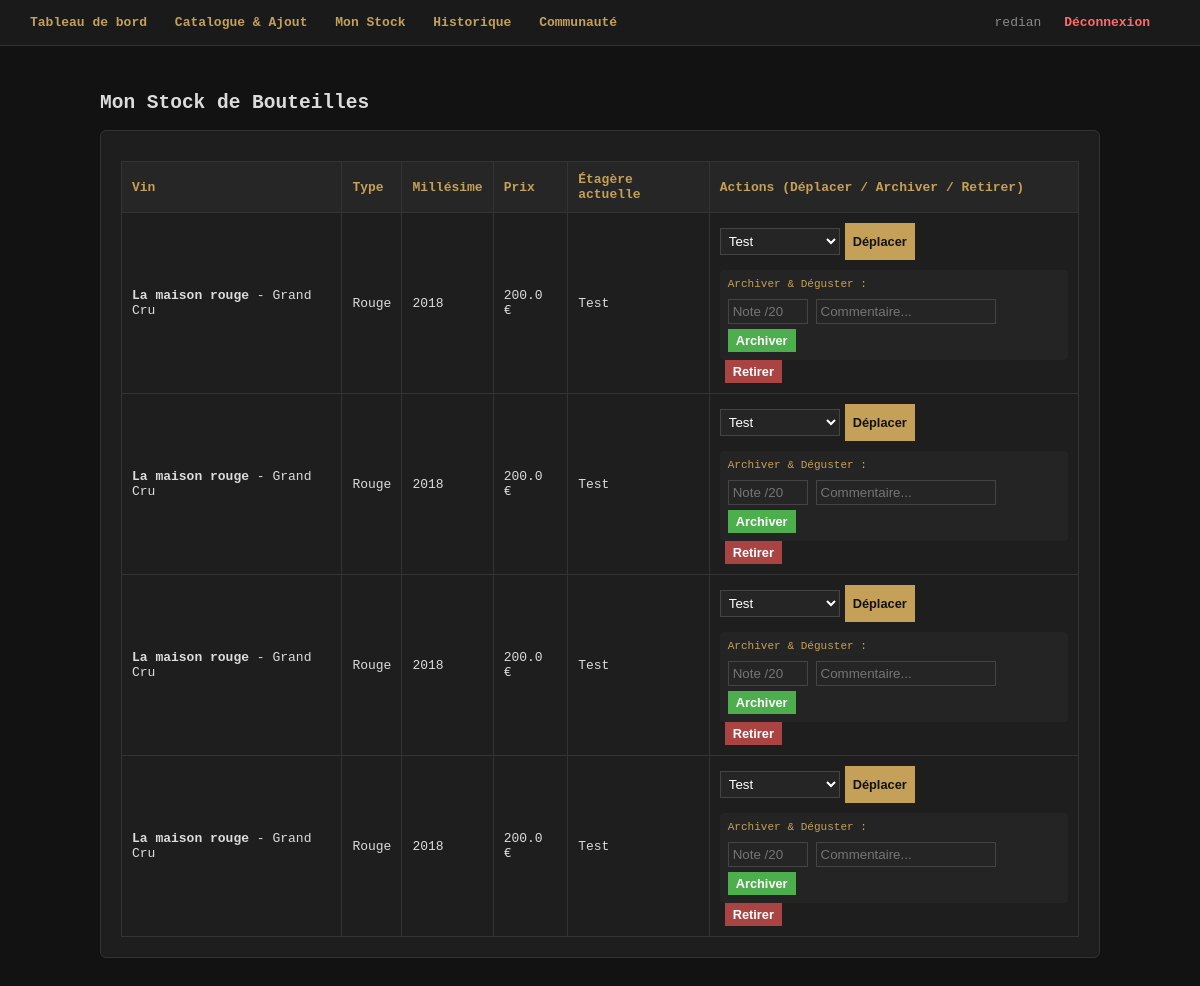
Page /stock (signed in) on the earlier database version.
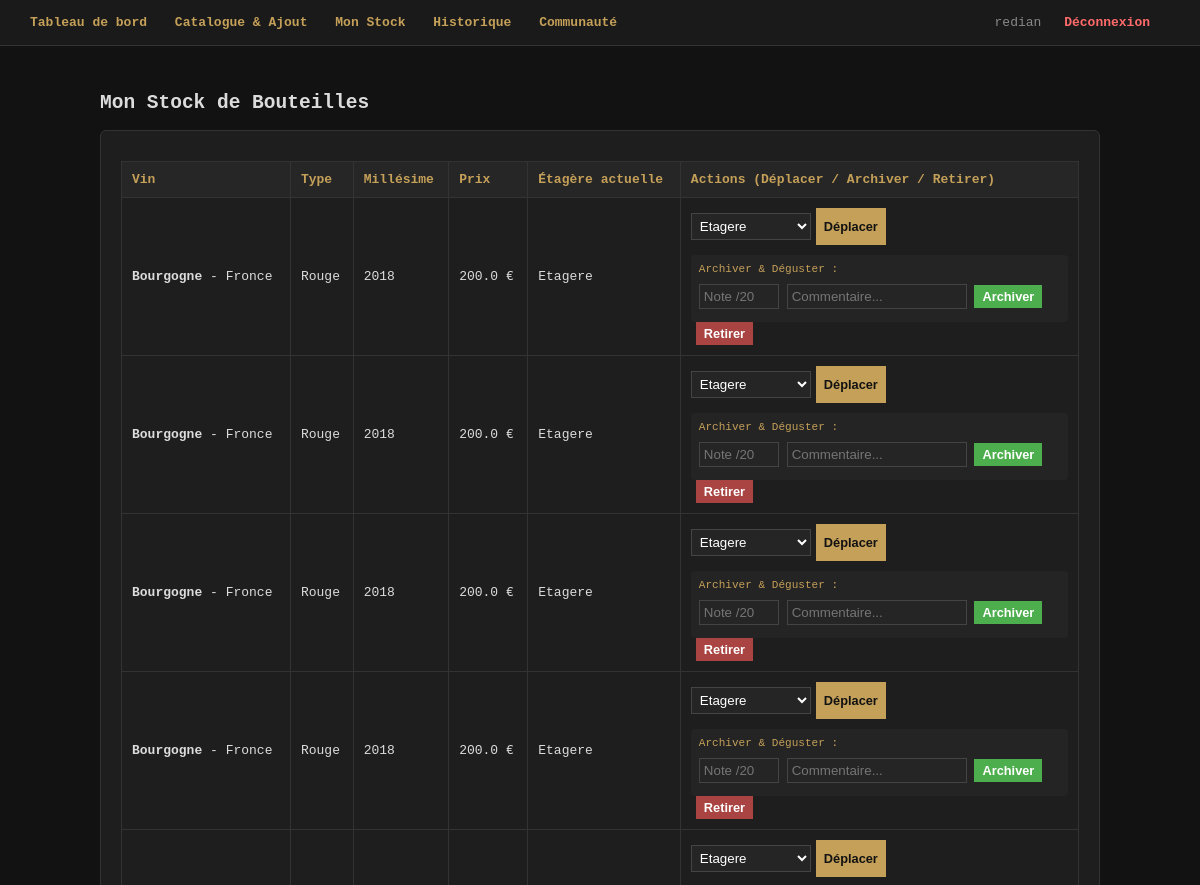
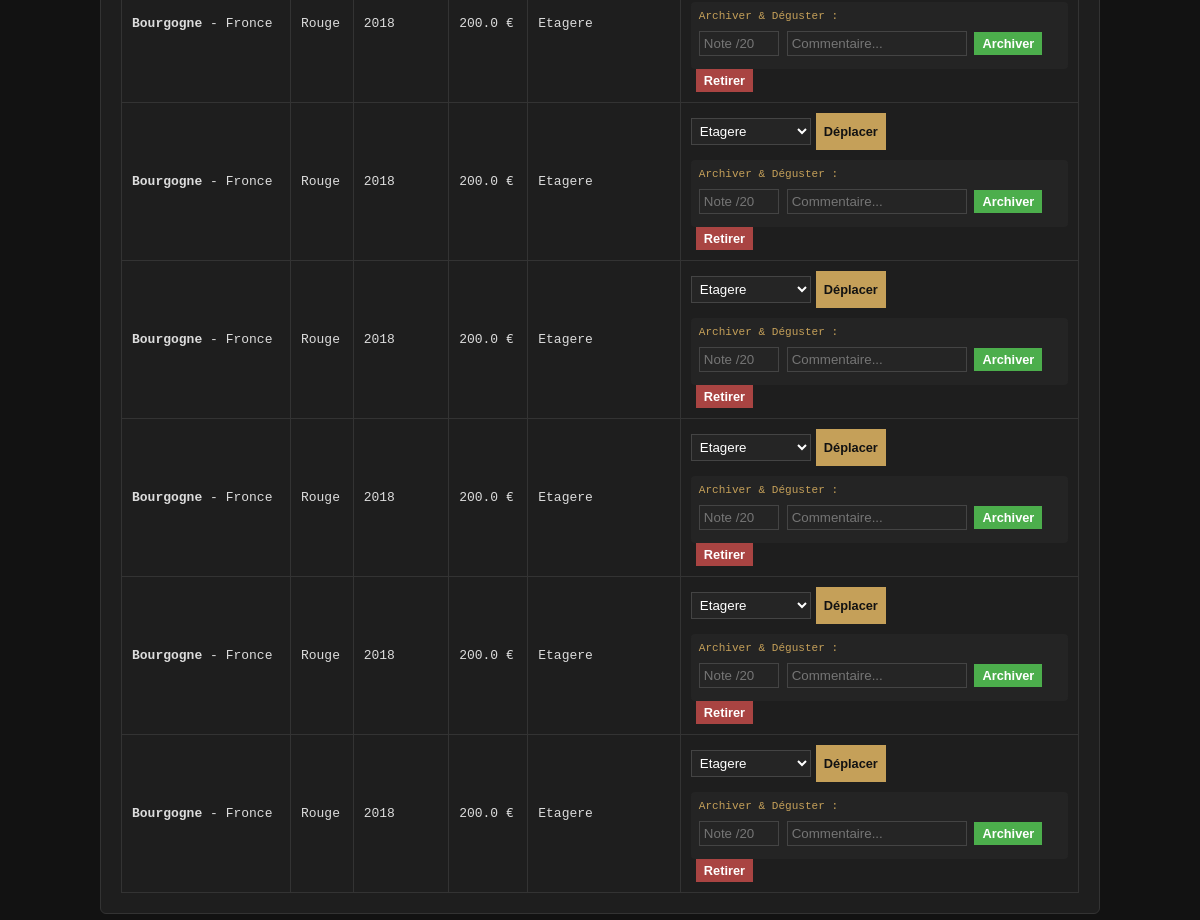
Same page on the later database version (2 pictures, top to bottom).
### tables this page shows
CREATE TABLE bouteille (
                id INTEGER PRIMARY KEY AUTOINCREMENT,
                vin_id INTEGER NOT NULL,
                etagere_id INTEGER NOT NULL,
                prix_achat REAL NOT NULL,
                date_ajout TEXT NOT NULL,
                statut TEXT NOT NULL, -- 'stock' ou 'archive'
                FOREIGN KEY(vin_id) REFERENCES vin_ref(id),
                FOREIGN KEY(etagere_id) REFERENCES etagere(id)
            );

CREATE TABLE vin_ref (
                id INTEGER PRIMARY KEY AUTOINCREMENT,
                domaine TEXT NOT NULL,
                nom TEXT NOT NULL,
                type TEXT NOT NULL,
                millesime INTEGER NOT NULL,
                region TEXT NOT NULL,
                description TEXT
            );

CREATE TABLE etagere (
                id INTEGER PRIMARY KEY AUTOINCREMENT,
                nom TEXT NOT NULL,
                capacite INTEGER NOT NULL,
                cave_id INTEGER NOT NULL,
                FOREIGN KEY(cave_id) REFERENCES cave(id)
            );

### app.py (the view)
@app.route('/stock')
def stock():
    if 'user_id' not in session:
        return redirect(url_for('index'))
    conn = get_db()
    cursor = conn.cursor()
    cursor.execute("SELECT id FROM cave WHERE utilisateur_id = ?", (session['user_id'],))
    cave = cursor.fetchone()
    bouteilles = []
    etageres = []
    if cave:
        cursor.execute("SELECT * FROM etagere WHERE cave_id = ?", (cave['id'],))
        etageres = cursor.fetchall()
        cursor.execute("""
            SELECT b.id, v.domaine, v.nom, v.type, v.millesime, v.region, b.prix_achat, b.date_ajout, e.nom as etagere_nom, e.id as etagere_id
            FROM bouteille b
            JOIN vin_ref v ON b.vin_id = v.id
            JOIN etagere e ON b.etagere_id = e.id
            WHERE e.cave_id = ? AND b.statut = 'stock'
        """, (cave['id'],))
        bouteilles = cursor.fetchall()
    conn.close()
    return render_template('stock.html', bouteilles=bouteilles, etageres=etageres)

### app.py (called while the page is built)
def get_db(): # Récupération de la base de donnée
    conn = sqlite3.connect(DB_NAME)
    conn.row_factory = sqlite3.Row
    return conn

### templates/stock.html
{% extends "base.html" %}
{% block content %}
<h2>Mon Stock de Bouteilles</h2>
<div class="card">
    <table>
        <tr>
            <th>Vin</th><th>Type</th><th>Millésime</th><th>Prix</th><th>Étagère actuelle</th><th>Actions (Déplacer / Archiver / Retirer)</th>
        </tr>
        {% for b in bouteilles %}
        <tr>
            <td><strong>{{ b.domaine }}</strong> - {{ b.nom }}</td>
            <td>{{ b.type }}</td>
            <td>{{ b.millesime }}</td>
            <td>{{ b.prix_achat }} €</td>
            <td>{{ b.etagere_nom }}</td>
            <td>
                <form method="POST" action="/bouteille/deplacer/{{ b.id }}" style="display:inline-flex; gap:5px; margin-bottom:5px;">
                    <select name="nouvelle_etagere_id" style="padding:4px; width:120px;" required>
                        {% for etag in etageres %}
                        <option value="{{ etag.id }}" {% if etag.id == b.etagere_id %}selected{% endif %}>{{ etag.nom }}</option>
                        {% endfor %}
                    </select>
                    <button type="submit" style="padding:4px 8px; font-size:0.8em;">Déplacer</button>
                </form>
                <form method="POST" action="/bouteille/archiver/{{ b.id }}" style="margin-top:5px; background:#242424; padding:8px; border-radius:4px;">
                    <div style="font-size:0.85em; color:#c5a059; margin-bottom:4px;">Archiver & Déguster :</div>
                    <input type="number" name="note" placeholder="Note /20" min="0" max="20" required style="width:80px; display:inline-block; padding:4px;">
                    <input type="text" name="commentaire" placeholder="Commentaire..." style="width:180px; display:inline-block; padding:4px;">
                    <button type="submit" style="padding:4px 8px; font-size:0.8em; background:#4cae4c; color:#fff;">Archiver</button>
                </form>
                <form method="POST" action="/bouteille/retirer/{{ b.id }}" onsubmit="return confirm('Retirer définitivement cette bouteille sans l\'archiver ?');" style="display:inline; margin-left:5px;">
                    <button type="submit" class="btn-danger" style="padding:4px 8px; font-size:0.8em;">Retirer</button>
                </form>
            </td>
        </tr>
        {% else %}
        <tr><td colspan="6" style="text-align:center; color:#777;">Aucune bouteille active en stock.</td></tr>
        {% endfor %}
    </table>
</div>
{% endblock %}

Differences in the rows shown:
now on this page (row edited): bouteille: domaine "Bourgogne", nom "Fronce", type "Rouge", millesime "2018", prix_achat "200.0", etagere_nom "Etagere", nouvelle_etagere_id "Etagere"
changed bouteille (number 2 of 10 on the later page): domaine "La maison rouge" → "Bourgogne"; nom "Grand Cru" → "Fronce"; etagere_nom "Test" → "Etagere"; nouvelle_etagere_id "Test" → "Etagere"
changed bouteille (number 3 of 10 on the later page): domaine "La maison rouge" → "Bourgogne"; nom "Grand Cru" → "Fronce"; etagere_nom "Test" → "Etagere"; nouvelle_etagere_id "Test" → "Etagere"
changed bouteille (number 4 of 10 on the later page): domaine "La maison rouge" → "Bourgogne"; nom "Grand Cru" → "Fronce"; etagere_nom "Test" → "Etagere"; nouvelle_etagere_id "Test" → "Etagere"
changed bouteille (number 5 of 10 on the later page): domaine "La maison rouge" → "Bourgogne"; nom "Grand Cru" → "Fronce"; etagere_nom "Test" → "Etagere"; nouvelle_etagere_id "Test" → "Etagere"
now on this page (row edited): bouteille: domaine "Bourgogne", nom "Fronce", type "Rouge", millesime "2018", prix_achat "200.0", etagere_nom "Etagere", nouvelle_etagere_id "Etagere"
now on this page (row edited): bouteille: domaine "Bourgogne", nom "Fronce", type "Rouge", millesime "2018", prix_achat "200.0", etagere_nom "Etagere", nouvelle_etagere_id "Etagere"
now on this page (row edited): bouteille: domaine "Bourgogne", nom "Fronce", type "Rouge", millesime "2018", prix_achat "200.0", etagere_nom "Etagere", nouvelle_etagere_id "Etagere"
now on this page (row edited): bouteille: domaine "Bourgogne", nom "Fronce", type "Rouge", millesime "2018", prix_achat "200.0", etagere_nom "Etagere", nouvelle_etagere_id "Etagere"
now on this page (row edited): bouteille: domaine "Bourgogne", nom "Fronce", type "Rouge", millesime "2018", prix_achat "200.0", etagere_nom "Etagere", nouvelle_etagere_id "Etagere"
